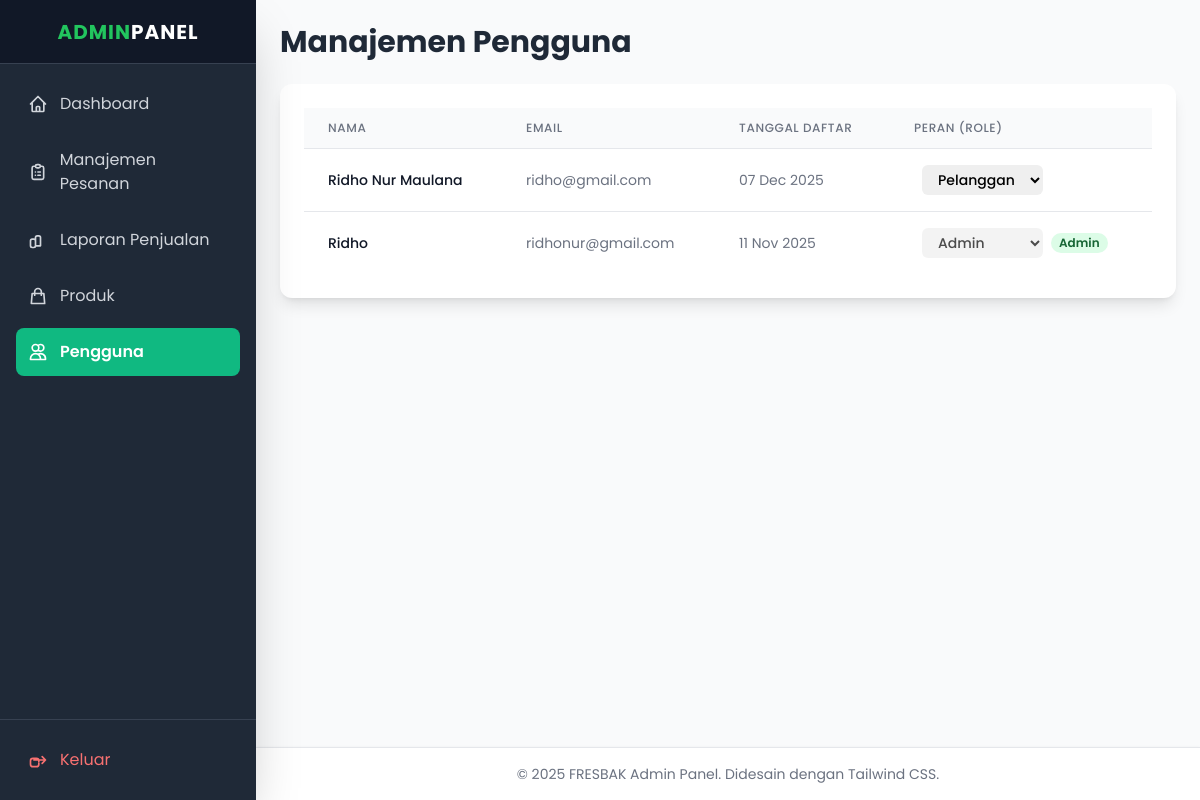
/admin/users.php (signed in), run on the app's committed database.
### tables this page shows
CREATE TABLE `users` (
  `id` int NOT NULL,
  `name` varchar(100) NOT NULL,
  `email` varchar(100) NOT NULL,
  `password` varchar(255) NOT NULL,
  `role` enum('admin','customer') NOT NULL DEFAULT 'customer',
  `created_at` timestamp NULL DEFAULT CURRENT_TIMESTAMP
);

### admin/users.php (the view, shortened to what this page needs)
<?php
include 'header_admin.php';
try {
    $stmt = $db->query("SELECT id, name, email, role, created_at FROM users ORDER BY created_at DESC");
    $users = $stmt->fetchAll(PDO::FETCH_ASSOC);
} catch (PDOException $e) {
    $error = "Gagal mengambil data pengguna: " . $e->getMessage();
}
?>
<h1 class="text-3xl font-bold text-gray-800 mb-6">Manajemen Pengguna</h1>
<div class="bg-white p-6 rounded-xl shadow-lg">
    <div class="overflow-x-auto">
        <table class="min-w-full divide-y divide-gray-200">
            <thead class="bg-gray-50">
                <tr>
                    <th class="px-6 py-3 text-left text-xs font-medium text-gray-500 uppercase tracking-wider">Nama</th>
                    <th class="px-6 py-3 text-left text-xs font-medium text-gray-500 uppercase tracking-wider">Email</th>
                    <th class="px-6 py-3 text-left text-xs font-medium text-gray-500 uppercase tracking-wider">Tanggal Daftar</th>
                    <th class="px-6 py-3 text-left text-xs font-medium text-gray-500 uppercase tracking-wider">Peran (Role)</th>
                </tr>
            </thead>
            <tbody class="bg-white divide-y divide-gray-200">
                <?php if (empty($users)): ?>
                    <tr>
                        <td colspan="5" class="px-6 py-4 text-center text-gray-500">Tidak ada pengguna terdaftar.</td>
                    </tr>
                <?php else: ?>
                    <?php foreach ($users as $user): ?>
                        <tr>
                            <td class="px-6 py-4 whitespace-nowrap text-sm font-medium text-gray-900"><?= htmlspecialchars($user['name']) ?></td>
                            <td class="px-6 py-4 whitespace-nowrap text-sm text-gray-500"><?= htmlspecialchars($user['email']) ?></td>
                            <td class="px-6 py-4 whitespace-nowrap text-sm text-gray-500"><?= date('d M Y', strtotime($user['created_at'])) ?></td>
                            <td class="px-6 py-4 whitespace-nowrap text-sm font-medium">
                                <form action="users.php" method="POST" class="flex items-center space-x-2">
                                    <select name="new_role" onchange="this.form.submit()" class="px-3 py-1 text-sm border-gray-300 focus:outline-none focus:ring-green-500 focus:border-green-500 rounded-md"
                                        <?= $user['id'] == $_SESSION['user_id'] ? 'disabled title="Anda tidak bisa mengubah peran Anda sendiri."' : '' ?>>
                                        <option value="customer" <?= $user['role'] == 'customer' ? 'selected' : '' ?>>Pelanggan</option>
                                        <option value="admin" <?= $user['role'] == 'admin' ? 'selected' : '' ?>>Admin</option>
                                    </select>
                                    <?php if ($user['role'] === 'admin'): ?>
                                        <span class="px-2 inline-flex text-xs leading-5 font-semibold rounded-full bg-green-100 text-green-800">
                                            Admin
                                        </span>
                                    <?php endif; ?>
                                </form>
                            </td>
                        </tr>
                    <?php endforeach; ?>
                <?php endif; ?>
            </tbody>
        </table>
    </div>
</div>
<?php include 'footer_admin.php'; ?>

### admin/header_admin.php (style rules this page uses)
body { font-family: 'Poppins', sans-serif; background-color: #f4f7f9; }

### data on the page
users: name "Ridho Nur Maulana", email "ridho@gmail.com", created_at "07 Dec 2025", new_role "Pelanggan"
users: name "Ridho", email "ridhonur@gmail.com", created_at "11 Nov 2025", new_role "Admin"
